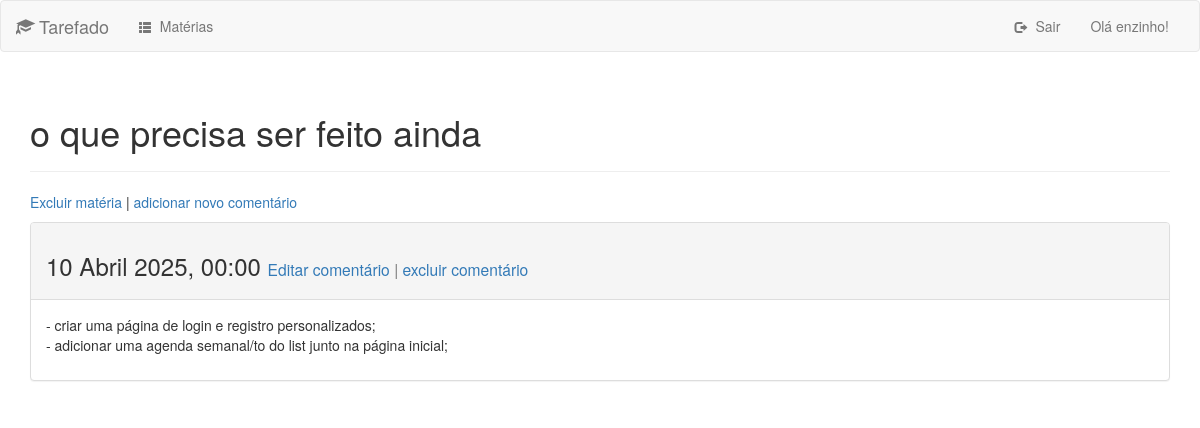
Screenshot of /materias/7 (signed in) with the database file from the repository.
### core/models.py (models this page shows, shortened)
class Materia(models.Model):
    text = models.CharField(max_length=200)
    date_added = models.DateTimeField(auto_now_add=True)
    dono = models.ForeignKey(User, on_delete=models.CASCADE)
    def __str__(self):
        return self.text

class Comentario(models.Model):
    materia = models.ForeignKey(Materia, on_delete=models.CASCADE)
    text = models.TextField()
    date_added = models.DateTimeField(auto_now_add=True)
    class Meta:
        verbose_name_plural = "comentarios"

### core/views.py (the view)
# urls.py: path('materias/<materia_id>', views.materia, name='materia'),
@login_required # exige login do usuário para acessar esta aba, no caso as materias
def materia(request, materia_id):
    materia = Materia.objects.get(id = materia_id)
    if materia.dono != request.user:
        return render(request, 'core/erro_404.html', status=404)
    comentarios = materia.comentario_set.order_by('-date_added') # o "-" é para começar da ordem inversa
    context = {'materia': materia, 'comentarios': comentarios}
    return render(request, 'core/materia.html', context)

### core/templates/core/materia.html (shortened to what this page needs)
{% extends "core/base.html" %} {% block header %}
<h1>{{ materia }}</h1>
{% endblock header %} {% block content %}
<p>
      <a href="{% url 'excluir_materia' materia.id %}" method="post" style="display:inline;" onsubmit="return confirm('Tem certeza que deseja excluir esta matéria?');">Excluir matéria
      </a> |
      <a href="{% url 'novo_comentario' materia.id%}">adicionar novo comentário</a>
</p>
{% for comentario in comentarios %}
<div class="panel panel-default">
      <div class="panel-heading">
            <h3>
                  {{ comentario.date_added | date:"d F Y, H:i"}}
                  <small>
                        <a href="{% url 'editar_comentario' comentario.id%}">Editar comentário</a> |
                        <a href="{% url 'excluir_comentario' comentario.id %}" method="post" style="display:inline;" onsubmit="return confirm('Tem certeza que deseja excluir este comentário?');">excluir comentário
                        </a>
                  </small>
            </h3>
      </div>
      <div class="panel-body">{{ comentario.text | linebreaks }}</div>
</div>
{% empty %} Ainda não há comentários. {% endfor %} {% endblock content %}

### core/templates/core/base.html (shortened to what this page needs)
{%load bootstrap3 %}
<!DOCTYPE html>
<html lang="pt-br">
      <head>
            {% bootstrap_css %} {% bootstrap_javascript %}
      </head>
      <body>
            <nav class="navbar navbar-default">
                  <div class="container-fluid">
                        <div class="navbar-header">
                              <a class="navbar-brand" href="{% url 'index' %}">
                                    <span class="glyphicon glyphicon-education"></span>
                                    Tarefado
                              </a>
                        </div>
                        <div class="collapse navbar-collapse" id="bs-example-navbar-collapse-1">
                              <ul class="nav navbar-nav">
                                    <li>
                                          <a href="{% url 'materias' %}">
                                                <span class="glyphicon glyphicon-th-list" style="font-size: 12px; margin-right: 5px"></span>
                                                Matérias
                                          </a>
                                    </li>
                              </ul>
                              <ul class="nav navbar-nav navbar-right">
                                    {% if user.is_authenticated %}
                                    <li>
                                          <a href="{% url 'logout' %}">
                                                <span class="glyphicon glyphicon-log-out" style="font-size: 12px; margin-right: 5px"></span>
                                                Sair
                                          </a>
                                    </li>
                                    <li><a>Olá {{ user.username }}!</a></li>
                                    {% endif %}
                              </ul>
                        </div>
                  </div>
            </nav>
            <div class="container">
                  <div class="page-header">{%block header %}{%endblock header %}</div>
                  <div>{% block content %}{% endblock content %}</div>
            </div>
      </body>
</html>

### rows the page displays
Materia: text "o que precisa ser feito ainda"
Comentario: date_added "10 Abril 2025, 00:00", text "- criar uma página de login e registro personalizados; - adicionar uma agenda semanal/to do list junto na página inicial;"

### other values shown
{{ user.username }} "enzinho"
